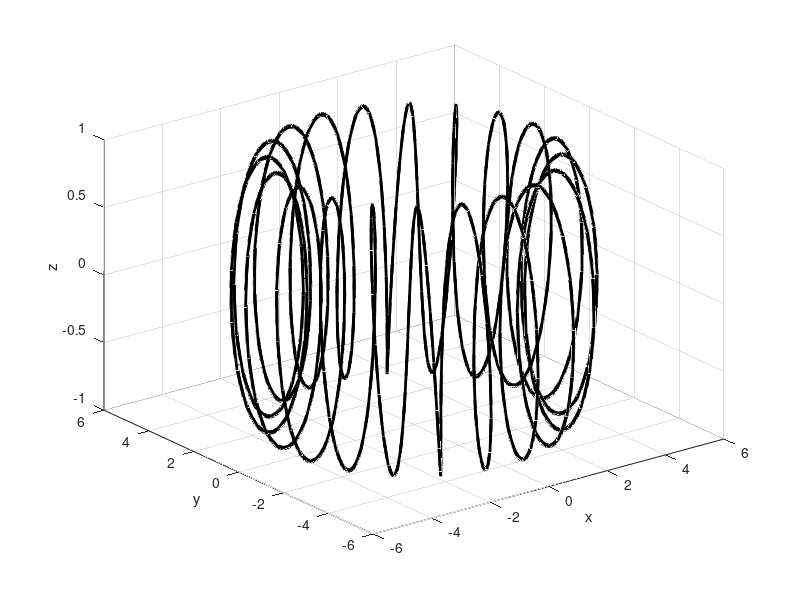
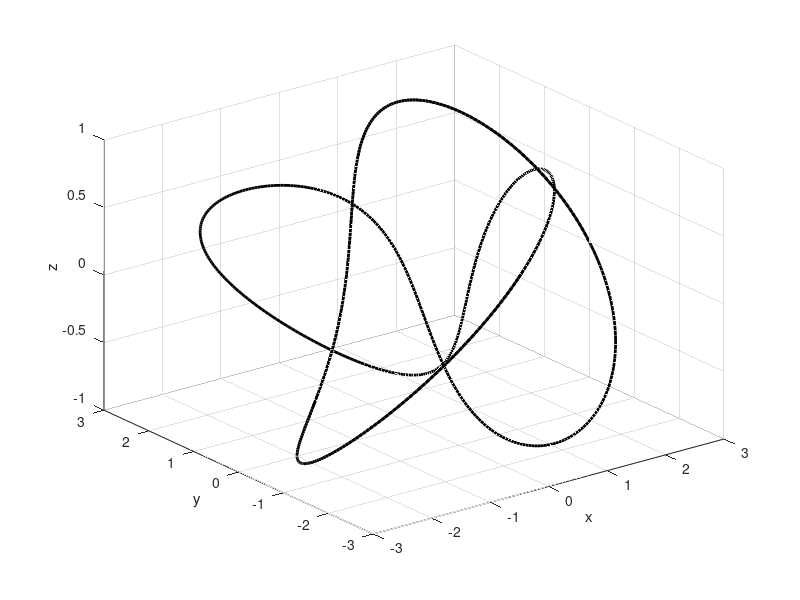

Source code (MATLAB) for these figures, in order:
%Code given in HW assignment
%Plots a 3D parametric space curve

t = linspace(0,6*pi,1001);
x = (4 + sin(20*t)).*cos(t);
y = (4 + sin(20*t)).*sin(t);
z = cos(20*t);
HW6Q2APlot = figure('Name','Question #2A'); figure(HW6Q2APlot);
plot3(x,y,z,'k','linewidth',2);
grid on;
xlabel('x'); ylabel('y'); zlabel('z');

x = (2 + cos(1.5*t)).*cos(t);
y = (2 + cos(1.5*t)).*sin(t);
z = sin(1.5*t);
HW6Q2BPlot = figure('Name','Question #2B'); figure(HW6Q2BPlot);
plot3(x,y,z,'k','linewidth',2);
grid on;
xlabel('x'); ylabel('y'); zlabel('z');